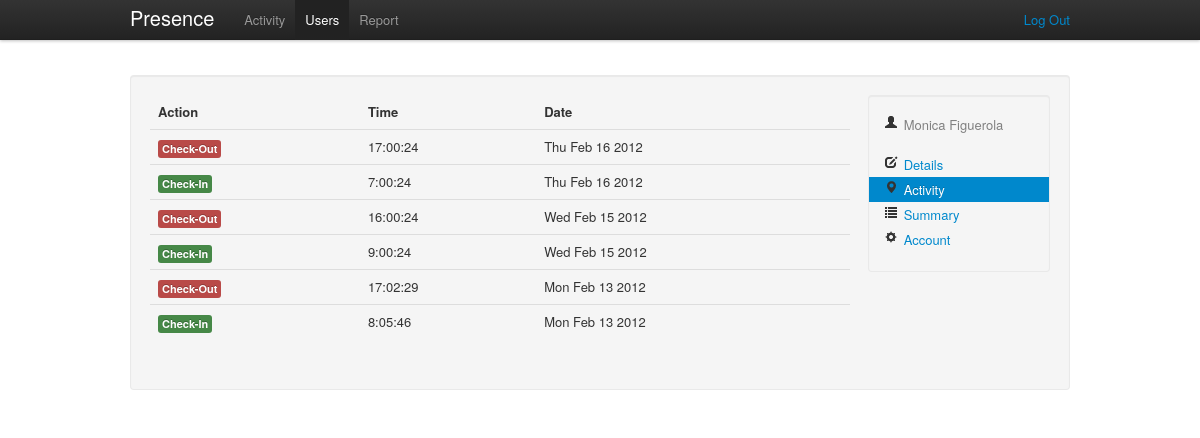
Before: /admin/users/2/activity (signed in) with the older database file.
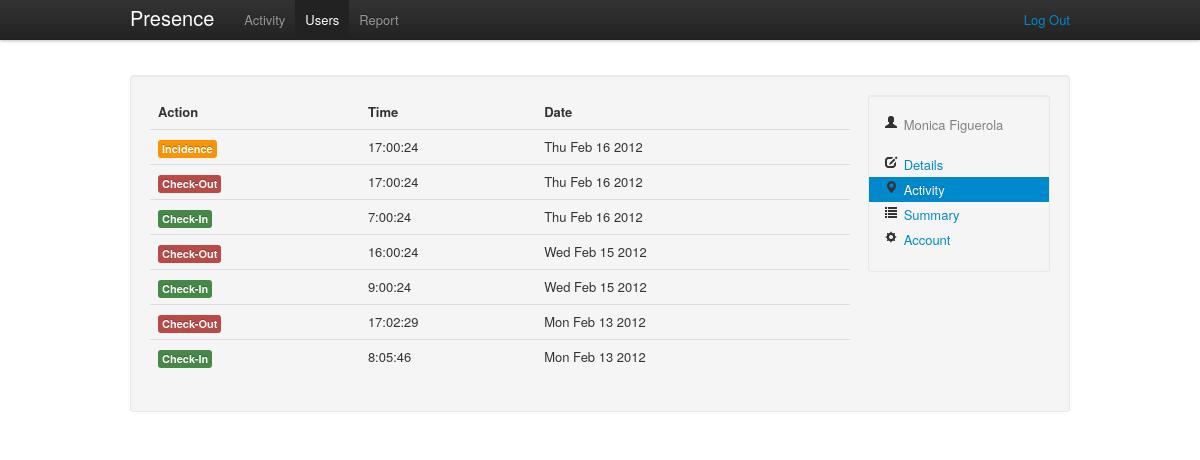
After: the same page with the newer database file.
### tables this page shows
CREATE TABLE IF NOT EXISTS `presence_activity` (
  `id` int(11) NOT NULL AUTO_INCREMENT,
  `userid` varchar(250) NOT NULL,
  `action` varchar(50) NOT NULL,
  `timestamp` int(15) NOT NULL,
  `computed` tinyint(1) NOT NULL DEFAULT '0',
  PRIMARY KEY (`id`)
);

### public/index.php (called while the page is built, shortened)
<?php
require_once (ROOT . '/config/config.php');
$url = isset($_GET['url']) ? $_GET['url'] : null;
$role = isset($_SESSION['role']) ? $_SESSION['role'] : null;
if ($url == null && $role == null) {
    $controller = "AuthController";
    $action = "asklogin";
    $url_params = array();
} else if ($url == null && isset($role)) {
    $controller = ucfirst($role) . 'Controller';
    $action = 'activity';
    $url_params = array();
} else {
    $url_params = explode('/', $url);
    $controller = ucfirst(array_shift($url_params));
    $action = $url_params[0] == null ? 'activity' : array_shift($url_params);
}
isset($url_params[1])
    ? $extra_action = $url_params[1]
    : $extra_action = null;
$extra_params = $_POST;
new $controller($action, array_merge($url_params, $extra_params), $extra_action);

### lib/DB.php (called while the page is built, shortened)
<?php
class DB {
    private static $_instance;
    private static function getInstance(){
        if(self::$_instance == null){
            self::$_instance = new $class();
        }
        return self::$_instance;
    }
    public static function setUp($params){
        $db = self::getInstance();
        $db->_connection = new PDO("mysql:host=" . $params->dbhost . ";
                                    dbname=" . $params->dbname,
                                               $params->dbuser,
                                               $params->dbpassword);
    }
    public static function getDB(){
        $db = self::getInstance();
        return $db->_connection;
    }
	static function getRecord($sql, array $params){
        $st = self::getDB()->prepare($sql);
		$st->execute($params);
		return $st->fetch(PDO::FETCH_OBJ);
	}
	static function getAllRecords($sql, array $params = null){
		$st = self::getDB()->prepare($sql);
        $st->execute($params);
        return $st->fetchAll(PDO::FETCH_OBJ);
	}
}

### config/config.php (called while the page is built, shortened)
<?php
$CONFIG = new stdClass();
$CONFIG->dbhost = 'localhost';
$CONFIG->dbname = 'presence';
$CONFIG->dbuser = 'root';
$CONFIG->dbpassword = 'doremi';

### app/models/ActivityModel.php (called while the page is built, shortened)
<?php
class ActivityModel extends Model {
    public static function find_all_by_user($user) {
        $sql = "SELECT pa.id, pa.userid, pa.action, pa.timestamp
				FROM " . self::table() . " pa
				JOIN presence_users pu ON `userid` = pu.id
				WHERE `userid` = ?
				ORDER BY id DESC";
		return DB::getAllRecords($sql, array($user));
    }
}

### app/controllers/AdminController.php (called while the page is built, shortened)
<?php
class AdminController extends Controller {
    public function __construct($action, $params, $extra_action = null) {
        global $CONFIG;
        isset($extra_action) ? $action = $action . '_' . $extra_action : null;
        if ($this->check_role('admin') && method_exists($this, $action)) {
            $this->$action($params);
        } else {
            RoutingHelper::redirect($CONFIG->wwwroot . '/error/notfound');
        }
    }
    public function users_activity($params) {
        $this->_view =
                new AdminUserActivityView(UserModel::find($params[0]),
                        ActivityModel::find_all_by_user($params[0]));
    }
}

### app/model.class.php (called while the page is built, shortened)
<?php
abstract class Model{
    public static function find($id){
        $sql = "SELECT *
                FROM ".self::table()."
                WHERE `id` = ?";
        return DB::getRecord($sql, array($id));
    }
    protected static function table(){
        $prefix = 'presence_';
        $caller = get_called_class();
        $class = lcfirst(substr($caller, 0, -5));
        return $prefix.self::pluralise($class);
    }
    private static function pluralise($word){
        $exceptions = array();
        $exceptions['activity'] = 'activity';
        empty($exceptions[$word])
            ? $plural = $word.'s'
            : $plural = $exceptions[$word];
        return $plural;
    }
}

### app/helpers/BootstrapHelper.php (called while the page is built, shortened)
<?php
class BootstrapHelper extends Helper{
    static function get_label_for_action($action){
       switch ($action) {
            case 'checkin': return 'label-success';
            case 'checkout': return 'label-important';
            case 'incidence': return 'label-warning';
		}
    }
}

### lang/en.php (called while the page is built)
<?php
$STRINGS = null;
$STRINGS['brand'] = 'Presence';
$STRINGS['login'] = 'Login';
$STRINGS['help'] = 'Help';
$STRINGS['activity'] = 'Activity';
$STRINGS['users'] = 'Users';
$STRINGS['report'] = 'Report';
$STRINGS['user'] = 'User';
$STRINGS['logout'] = 'Log Out';
$STRINGS['home'] = 'Home';
$STRINGS['404'] = '404';
$STRINGS['details'] = 'Details';
$STRINGS['summary'] = 'Summary';
$STRINGS['account'] = 'Account';
$STRINGS['starttime'] = 'Start Time';
$STRINGS['startdate'] = 'Start Date';
$STRINGS['endtime'] = 'End Time';
$STRINGS['enddate'] = 'End Date';
$STRINGS['action'] = 'Action';
$STRINGS['time'] = 'Time';
$STRINGS['date'] = 'Date';
$STRINGS['firstname'] = 'First Name';
$STRINGS['lastname'] = 'Last Name';
$STRINGS['email'] = 'Email';
$STRINGS['issued'] = 'Issued';
$STRINGS['period'] = 'Period';
$STRINGS['intervals'] = 'Intervals';
$STRINGS['interval'] = 'Interval';
$STRINGS['total'] = 'Total';
$STRINGS['password'] = 'Password';
$STRINGS['position'] = 'Position';
$STRINGS['role'] = 'Role';
$STRINGS['update'] = 'Update';
$STRINGS['week'] = 'Week';
$STRINGS['month'] = 'Month';
$STRINGS['year'] = 'Year';
$STRINGS['type'] = 'Type';
$STRINGS['message'] = 'Message';
$STRINGS['user:update:success'] = 'User details updated successfully!';
$STRINGS['user:update:failed'] = 'User details update falied!';
$STRINGS['user:delete:success'] = 'User deleted successfully!';
$STRINGS['user:delete:failed'] = 'User deleition falied!';
$STRINGS['user:create:success'] = 'The new user has been created!';
$STRINGS['user:create:failed'] = 'Error creating new user!';
$STRINGS['user:create:duplicate'] = 'This user already exists!';
$STRINGS['admin:no:activities'] = 'No more activity!';
$STRINGS['add:user'] = 'Add User';
$STRINGS['create:user'] = 'Create User';
$STRINGS['build:report'] = 'Build Report';
$STRINGS['event:success'] = 'Success!';
$STRINGS['event:error'] = 'Error!';
$STRINGS['event:checkin'] = 'Check-In';
$STRINGS['event:checkout'] = 'Check-Out';
$STRINGS['event:incidence'] = 'Incidence';
$STRINGS['event:noactivity'] = 'No Activity!';
$STRINGS['event:noactivity:message'] = 'There is no user activity';
$STRINGS['event:noactivityinterval:message'] = 'There is no user activity';
$STRINGS['event:delete:account'] = 'Delete Account';
$STRINGS['event:delete:account:warning'] = 'Warning! This action can not be undone!';

### app/views/admin/AdminUserActivityView.php (the view, shortened to what the changed rows need)
<?php
class AdminUserActivityView extends View{
	private $_user;
    private $_activity;
    public function __construct($user, $activity) {
        $this->_user = $user;
        $this->_activity = $activity;
    }
    public function content(){
        global $CONFIG, $STRINGS;
		$activity_table_content = '';
        if ($this->_activity) {
            foreach ($this->_activity as $entry) {
                $activity_table_content .=
                '<tr>
					<td><span class="label ' . BootstrapHelper::get_label_for_action($entry->action) . '">' . BootstrapHelper::get_event_description($entry->action) . '</span></td>
					<td>' . date('G:i:s', $entry->timestamp) . '</td>
					<td>' . date('D M j Y', $entry->timestamp) . '</td>
				 </tr>
				';
            }
        }
        return '
			<section id="user-activity" class="well min-table">
            '.MenuHelper::admin_submenu('activity', $this->_user).'
				<table class="table inline-table">
					<thead>
						<tr>
							<th>'.$STRINGS['action'].'</th>
							<th>'.$STRINGS['time'].'</th>
							<th>'.$STRINGS['date'].'</th>
						</tr>
					</thead>
					<tbody>' . $activity_table_content . '
					</tbody>
				</table>
			</section>';
  	}
}

Changed rows visible on the page:
added presence_activity: action "Incidence", timestamp "17:00:24", timestamp "Thu Feb 16 2012"
